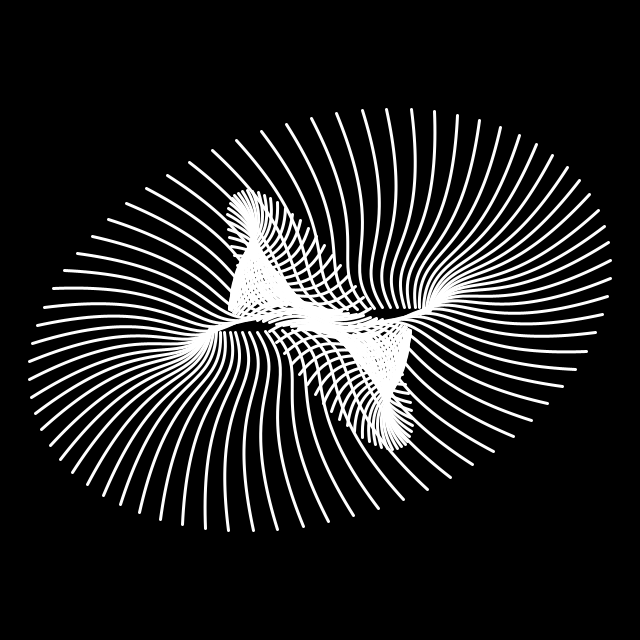
Frame 1 (no input)
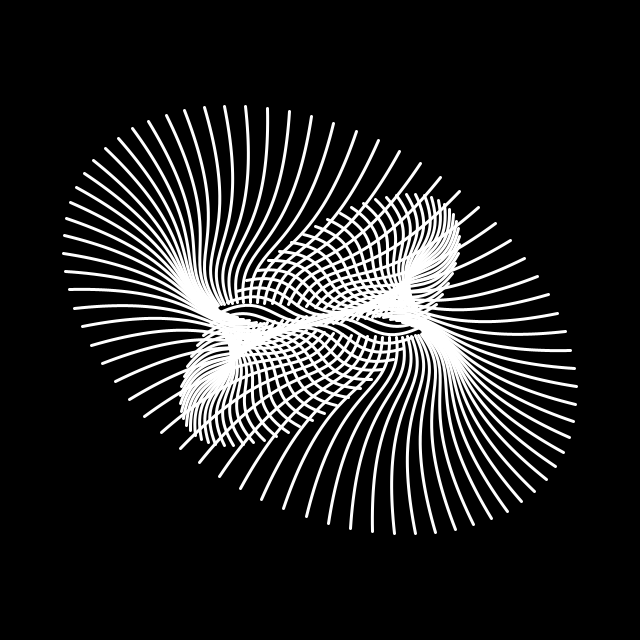
Frame 60 (the mouse pressed at the canvas centre just before this capture)
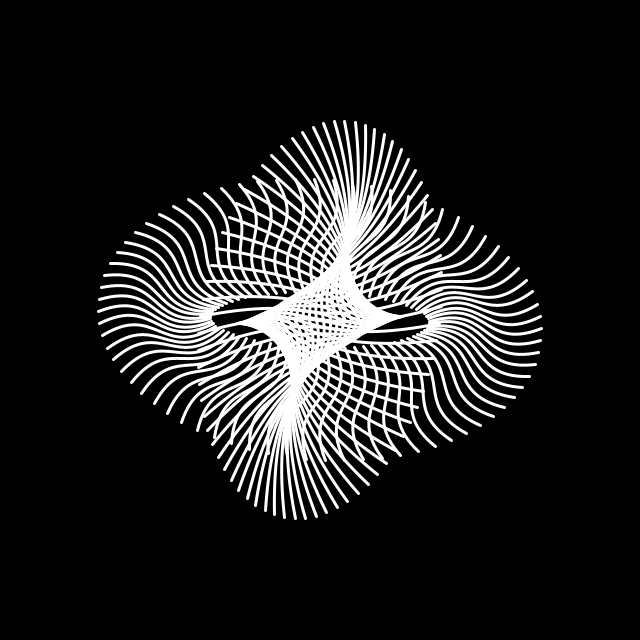
Frame 120 (the mouse held since frame 60 and released just before this capture)

The Processing sketch that drew these frames (run headless with seeded random() and noise(); from frame 60 on, the mouse is pressed at the canvas centre):

// Processing sketch: Guerrier_Elise_Spiro
// ── Guerrier_Elise_Spiro.pde
//https://www.openprocessing.org/sketch/395303

void setup() {
  size(640, 640);
  noFill();
}

void draw() {
  background(0);
  strokeWeight(3);
  stroke(255);
  //float maxX = (float)360/width*mouseX;
  float maxX =  cos(frameCount* 0.05) * 100;
  float maxY = sin(frameCount* 0.05) * 50;;

  translate(width/2, height/2);
  for (int i = 0; i < 360; i+=5) {
    float x = sin(radians(i)) * maxX;
    float y = cos(radians(i)) * maxY;
    pushMatrix();
    translate(x, y);
    rotate(radians(i-frameCount));
    bezier(10, 10, 70, 30, 30, 70, 90, 90);
    popMatrix();

    pushMatrix();
    translate(-x, -y);
    rotate(radians(i-frameCount));
    bezier(10, 10, 70, 30, 30, 70, 150, 150);
    popMatrix();
  }
}
